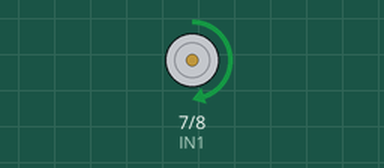
The sketch below on a simulated Arduino Uno, built with avr-gcc and run on an emulated ATmega328P. Parts: motor-driver pin pairs drawn as motors (green arrow = first pin HIGH = forward, orange = second pin HIGH = backward, longer = more drive, scaled by the enable pin).

Above: at 0.7 s.
At 3.0 s:
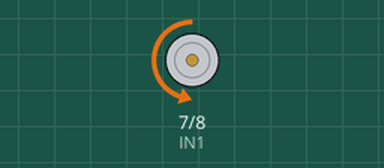
At 4.4 s:
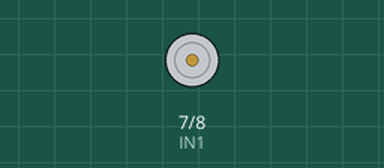
Timing chart, 0 to 6.5 s (numbered marks = the images above):
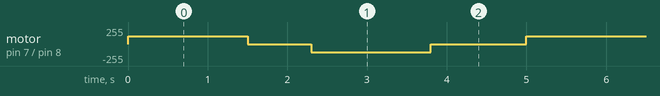

Measured:
- by itself, motor on pin 7 (IN1) / pin 8 (IN2): repeats every 5.0 s: stopped 0.80 s, backward 120/255 1.5 s, stopped 1.2 s, forward 120/255 1.5 s

The sketch:

single_motor_test.ino
```cpp
const int IN1 = 7;
const int IN2 = 8;
const int PWM_PIN = 9;

void motor(int speedValue) {
  speedValue = constrain(speedValue, -255, 255);
  if (speedValue > 0) {
    digitalWrite(IN1, HIGH);
    digitalWrite(IN2, LOW);
    analogWrite(PWM_PIN, speedValue);
  } else if (speedValue < 0) {
    digitalWrite(IN1, LOW);
    digitalWrite(IN2, HIGH);
    analogWrite(PWM_PIN, -speedValue);
  } else {
    digitalWrite(IN1, LOW);
    digitalWrite(IN2, LOW);
    analogWrite(PWM_PIN, 0);
  }
}

void setup() {
  pinMode(IN1, OUTPUT);
  pinMode(IN2, OUTPUT);
  pinMode(PWM_PIN, OUTPUT);
}

void loop() {
  motor(120);
  delay(1500);
  motor(0);
  delay(800);
  motor(-120);
  delay(1500);
  motor(0);
  delay(1200);
}
```
